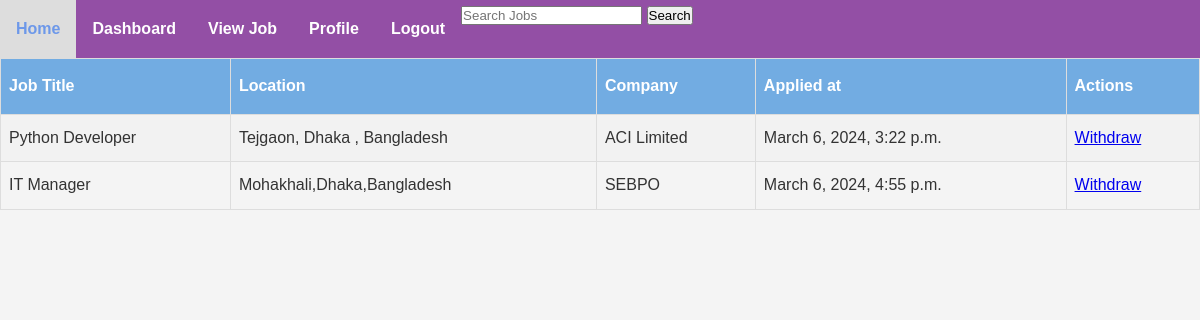
Screenshot of /Applied_Job_By_Applicants_Page/ (signed in) with the database file from the repository.
### myApp/models.py (models this page shows, shortened)
class jobApplyModel(models.Model):
    job=models.ForeignKey(job_model,on_delete=models.CASCADE,related_name='applications')
    applicant=models.ForeignKey(Custom_User,on_delete=models.CASCADE)
    applied_at = models.DateTimeField(auto_now_add=True)
    skills = models.CharField(max_length=255, blank=True, null=True)
    resume = models.FileField(upload_to='resumes/', blank=True, null=True)

class job_model(models.Model):
    job_title = models.CharField(max_length=100, null=True)
    company_name = models.CharField(max_length=100, null=True)
    location = models.CharField(max_length=100, null=True)
    description = models.TextField()
    create_at = models.DateTimeField(auto_now_add=True, null=True)
    update_at = models.DateTimeField(auto_now=True, null=True)
    job_creator = models.ForeignKey(Custom_User, on_delete=models.CASCADE)
    openings = models.CharField(max_length=100, null=True)
    category = models.CharField(max_length=100, null=True)
    skill = models.CharField(max_length=100, null=True)

### SaimaYesminEva_001040_JobPortal/views.py (the view)
# urls.py: path('Applied_Job_By_Applicants_Page/',Applied_Job_By_Applicants_Page,name='Applied_Job_By_Applicants_Page'),
def Applied_Job_By_Applicants_Page(request):
    job_seeker=request.user
    applied_job=jobApplyModel.objects.filter(applicant=job_seeker)
    context={
        'applied_job':applied_job,
    }
    return render(request,'JobSeeker/AppliedJob.html',context)

### Template/JobSeeker/AppliedJob.html (shortened to what this page needs)
{% extends "dashboard.html" %}
{% block content %}
<!DOCTYPE html>
<html>
<head>
</head>
<body>
<table id="customers">
  <tr>
    <th>Job Title</th>
    <th>Location</th>
    <th>Company</th>
    <th>Applied at</th>
    <th>Actions</th>
  </tr>
  {% for i in applied_job %}
  <tr>
    <td>{{i.job.job_title}}</td>
    <td>{{i.job.location}}</td>
    <td>{{i.job.company_name}}</td>
    <td>{{i.applied_at}}</td>
    <td>
      <a href="{% url 'deletePage' i.id %}">Withdraw</a>
    </td>
  </tr>
  {% endfor %}
</table>
</body>
</html>
{% endblock content %}

### Template/dashboard.html (style rules this page uses)
body { font-family: Arial, sans-serif; margin: 0; padding: 0; }
* { margin: 0; padding: 0; box-sizing: border-box; }
body { font-family: Arial, sans-serif; background-color: #f4f4f4; line-height: 1.9; color: #333; }

### Template/JobSeeker/AppliedJob.html (style rules this page uses)
#customers { font-family: Arial, Helvetica, sans-serif; border-collapse: collapse; width: 100%; }
#customers td, #customers th { border: 1px solid #ddd; padding: 8px; }
#customers tr:nth-child(even) { background-color: #f2f2f2; }
#customers th { padding-top: 12px; padding-bottom: 12px; text-align: left; background-color: #72ace2; color: white; }

### rows the page displays
jobApplyModel: job.job_title "Python Developer", job.location "Tejgaon, Dhaka , Bangladesh", job.company_name "ACI Limited", applied_at "March 6, 2024, 3:22 p.m."
jobApplyModel: job.job_title "IT Manager", job.location "Mohakhali,Dhaka,Bangladesh", job.company_name "SEBPO", applied_at "March 6, 2024, 4:55 p.m."
